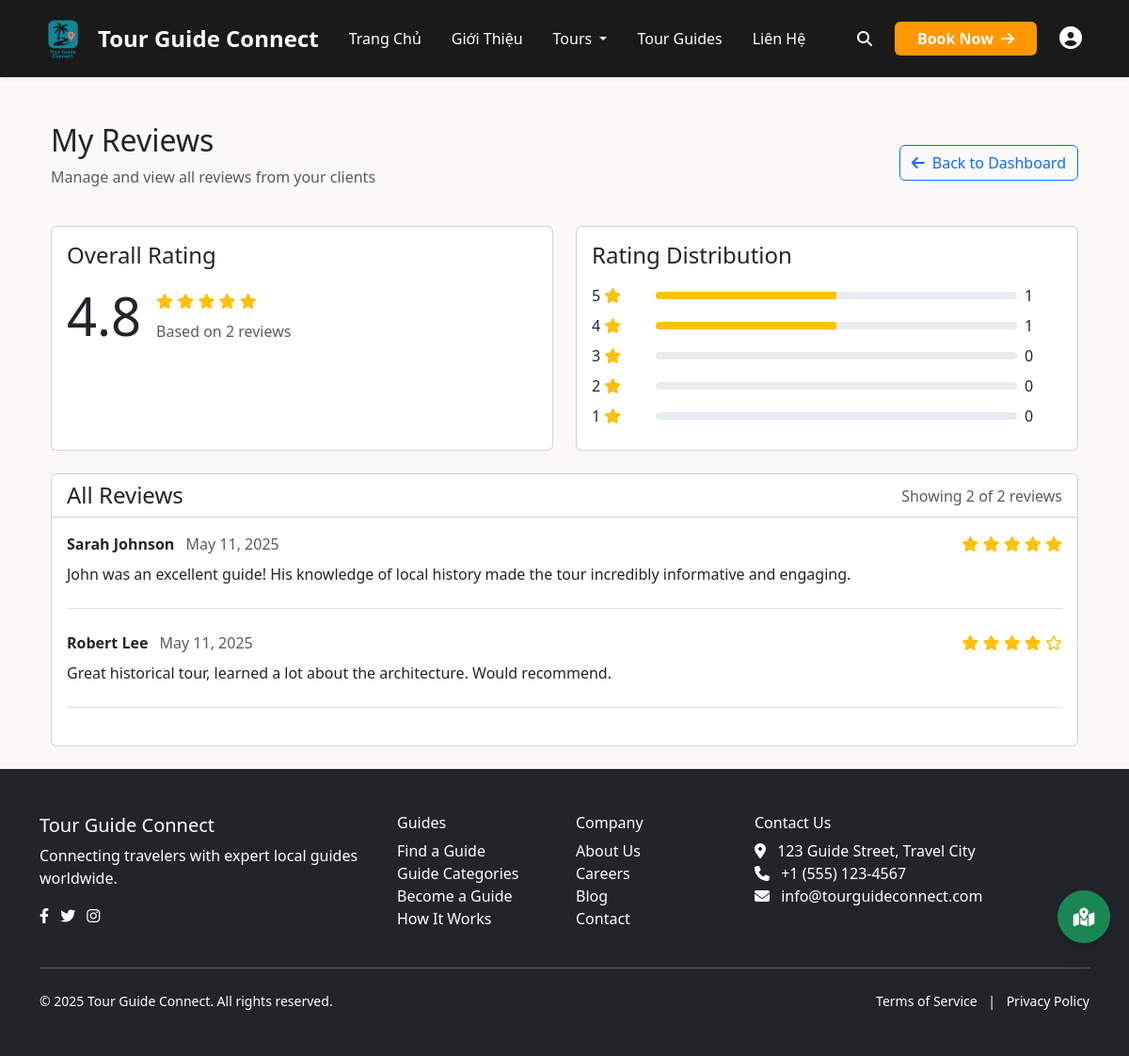
/guide/reviews (signed in), run on the app's committed database.
### tables this page shows
CREATE TABLE guide_profiles (
    id INT AUTO_INCREMENT PRIMARY KEY,
    user_id INT NOT NULL UNIQUE,
    bio TEXT NOT NULL,
    location VARCHAR(100) NOT NULL,
    experience_years INT NOT NULL DEFAULT 0,
    hourly_rate DECIMAL(10, 2) NOT NULL,
    daily_rate DECIMAL(10, 2) NOT NULL,
    available BOOLEAN NOT NULL DEFAULT TRUE,
    featured BOOLEAN NOT NULL DEFAULT FALSE,
    availability_calendar JSON NULL,
    avg_rating DECIMAL(3, 2) DEFAULT 0,
    total_reviews INT DEFAULT 0,
    verified BOOLEAN NOT NULL DEFAULT FALSE,
    certification_info TEXT NULL,
    payment_info TEXT NULL,
    profile_image VARCHAR(255) DEFAULT NULL,
    FOREIGN KEY (user_id) REFERENCES users(id) ON DELETE CASCADE
);

CREATE TABLE guide_reviews (
    id INT AUTO_INCREMENT PRIMARY KEY,
    guide_id INT NOT NULL,
    user_id INT NOT NULL,
    rating INT NOT NULL CHECK (rating BETWEEN 1 AND 5),
    review_text TEXT NULL,
    created_at TIMESTAMP DEFAULT CURRENT_TIMESTAMP,
    updated_at TIMESTAMP DEFAULT CURRENT_TIMESTAMP ON UPDATE CURRENT_TIMESTAMP,
    status ENUM('pending', 'approved', 'rejected') NOT NULL DEFAULT 'pending',
    helpful_votes INT DEFAULT 0,
    FOREIGN KEY (guide_id) REFERENCES guide_profiles(id) ON DELETE CASCADE,
    FOREIGN KEY (user_id) REFERENCES users(id) ON DELETE CASCADE
);

CREATE TABLE users (
    id INT AUTO_INCREMENT PRIMARY KEY,
    name VARCHAR(100) NOT NULL,
    email VARCHAR(100) NOT NULL UNIQUE,
    google_id VARCHAR(255) NULL,
    password VARCHAR(255) NOT NULL,
    user_type ENUM('user', 'guide', 'admin') NOT NULL DEFAULT 'user',
    profile_image VARCHAR(255) DEFAULT 'default.jpg',
    created_at TIMESTAMP DEFAULT CURRENT_TIMESTAMP,
    updated_at TIMESTAMP DEFAULT CURRENT_TIMESTAMP ON UPDATE CURRENT_TIMESTAMP,
    last_login TIMESTAMP NULL,
    status ENUM('active', 'inactive', 'pending', 'banned') NOT NULL DEFAULT 'pending',
    verification_token VARCHAR(100) NULL,
    reset_token VARCHAR(100) NULL,
    reset_token_expires TIMESTAMP NULL,
    phone VARCHAR(20) NULL,
    address TEXT NULL,
    hobbies TEXT NULL,
    UNIQUE INDEX google_id_idx (google_id)
);

### app/controllers/GuideController.php (called while the page is built, shortened)
<?php
class GuideController
{
    private $userModel;
    private $guideModel;
    public function __construct()
    {
        $this->userModel = new UserModel();
        $this->guideModel = new GuideModel();
    }
    private function getGuideProfile($userId)
    {
        if ($this->guideModel && method_exists($this->guideModel, 'getGuideProfileByUserId')) {
            return $this->guideModel->getGuideProfileByUserId($userId);
        }
         $db = new Database();
        $db->query('
            SELECT g.*, u.name, u.email, u.profile_image, u.created_at
            FROM guide_profiles g
            JOIN users u ON g.user_id = u.id
            WHERE u.id = :user_id
        ');
        $db->bind(':user_id', $userId);
        return $db->single();
    }
    private function getApprovedReviewCount($guideId)
    {
        if ($this->guideModel && method_exists($this->guideModel, 'getApprovedReviewCount')) {
            return $this->guideModel->getApprovedReviewCount($guideId);
        }
        $db = new Database();
        $db->query('
            SELECT COUNT(*) as count
            FROM guide_reviews
            WHERE guide_id = :guide_id AND status = "approved"
        ');
        $db->bind(':guide_id', $guideId);
        $result = $db->single();
        return $result ? $result->count : 0;
    }
    public function reviewsList()
    {
        $user = $this->userModel->findUserById($_SESSION['user_id']);
        $guide = $this->getGuideProfile($user->id);
        $reviews = $this->guideModel->getGuideReviews($guide->id);
        $reviewCount = $this->getApprovedReviewCount($guide->id);
        $data = [
            'title' => 'My Reviews',
            'guide' => $guide,
            'reviews' => $reviews,
            'total_reviews' => $reviewCount
        ];
        $this->loadView('tourGuides/GuideDashboard/reviews', $data);
    }
    private function loadView($view, $data = [])
    {
        extract($data);
        require_once VIEW_PATH . '/shares/header.php';
        require_once VIEW_PATH . '/' . $view . '.php';
        require_once VIEW_PATH . '/shares/footer.php';
    }
}

### index.php (called while the page is built, shortened)
<?php
require_once APP_PATH . '/config/database.php';
require_once HELPER_PATH . '/functions.php';
spl_autoload_register(function($className) {
    if (substr($className, -5) === 'Model') {
        $file = MODEL_PATH . '/' . $className . '.php';
        if (file_exists($file)) {
            return;
        }
    }
});
$uri = $_SERVER['REQUEST_URI'];
$base = dirname($_SERVER['SCRIPT_NAME']);
if (strpos($uri, $base) === 0) {
    $uri = substr($uri, strlen($base));
}
$uri = rtrim($uri, '/');
require_once APP_PATH . '/route.php';
handle_custom_routes(trim($uri, '/'), $routes);

### app/helpers/functions.php (called while the page is built, shortened)
<?php
function url($path = '') {
    return URL_ROOT . '/' . $path;
}

### app/config/database.php (called while the page is built, shortened)
<?php
class Database {
    private $host = DB_HOST;
    private $user = DB_USER;
    private $pass = DB_PASS;
    private $dbname = DB_NAME;
    private $dbh;
    private $stmt;
    public function __construct() {
        $dsn = 'mysql:host=' . $this->host . ';dbname=' . $this->dbname . ';charset=utf8mb4';
        $options = [
            PDO::ATTR_PERSISTENT => true,
            PDO::ATTR_ERRMODE => PDO::ERRMODE_EXCEPTION,
            PDO::ATTR_DEFAULT_FETCH_MODE => PDO::FETCH_OBJ,
            PDO::ATTR_EMULATE_PREPARES => false
        ];
        try {
            $this->dbh = new PDO($dsn, $this->user, $this->pass, $options);
        } catch(PDOException $e) {
            $this->error = $e->getMessage();
            error_log('Database Connection Error: ' . $this->error);
            echo '<div style="background-color: #f8d7da; color: #721c24; padding: 10px; margin: 10px 0; border: 1px solid #f5c6cb; border-radius: 5px;">';
            echo '<h3>Database Connection Error</h3>';
            echo '<p>Unable to connect to the database. Please try again later or contact the administrator.</p>';
            if (defined('ENVIRONMENT') && ENVIRONMENT === 'development') {
                echo '<p><strong>Error:</strong> ' . $this->error . '</p>';
            }
            echo '</div>';
            exit;
        }
    }
    public function query($sql) {
        $this->stmt = $this->dbh->prepare($sql);
    }
    public function bind($param, $value, $type = null) {
        if(is_null($type)) {
            switch(true) {
                case is_int($value):
                    $type = PDO::PARAM_INT;
                    break;
            }
        }
        $this->stmt->bindValue($param, $value, $type);
    }
    public function execute() {
        return $this->stmt->execute();
    }
    public function resultSet() {
        $this->execute();
        return $this->stmt->fetchAll();
    }
    public function single() {
        $this->execute();
        return $this->stmt->fetch();
    }
}

### app/models/UserModel.php (called while the page is built, shortened)
<?php
class UserModel
{
    private $db;
    public function __construct()
    {
        $this->db = new Database();
    }
    public function findUserById($id)
    {
        $this->db->query('SELECT * FROM users WHERE id = :id');
        $this->db->bind(':id', $id);
        $row = $this->db->single();
        return $row ? $row : false;
    }
}

### app/models/GuideModel.php (called while the page is built, shortened)
<?php
class GuideModel
{
    private $db;
    public function __construct()
    {
        $this->db = new Database();
    }
    public function getApprovedReviewCount($guideId)
    {
        $this->db->query('
            SELECT COUNT(*) as count
            FROM guide_reviews
            WHERE guide_id = :guide_id AND status = "approved"
        ');
        $this->db->bind(':guide_id', $guideId);
        $result = $this->db->single();
        return $result ? $result->count : 0;
    }
    public function getGuideReviews($guideId, $limit = null, $offset = null)
    {
        $sql = '
            SELECT r.*, u.name
            FROM guide_reviews r
            JOIN users u ON r.user_id = u.id
            WHERE r.guide_id = :guide_id AND r.status = "approved"
            ORDER BY r.created_at DESC
        ';
        $this->db->query($sql);
        $this->db->bind(':guide_id', $guideId);
        return $this->db->resultSet();
    }
    public function getGuideProfileByUserId($userId)
    {
        $this->db->query('
            SELECT g.*, u.name, u.email, u.profile_image, u.created_at
            FROM guide_profiles g
            JOIN users u ON g.user_id = u.id
            WHERE u.id = :user_id
        ');
        $this->db->bind(':user_id', $userId);
        return $this->db->single();
    }
}

### app/views/tourGuides/GuideDashboard/reviews.php (the view, shortened to what this page needs)
<div class="container mt-4">
    <div class="row">
        <div class="col-md-12">
            <div class="d-flex justify-content-between align-items-center mb-4">
                <div>
                    <h2>My Reviews</h2>
                    <p class="text-muted">Manage and view all reviews from your clients</p>
                </div>
                <a href="<?php echo url('guide/dashboard'); ?>" class="btn btn-outline-primary">
                    <i class="fas fa-arrow-left me-2"></i>Back to Dashboard
                </a>
            </div>
            <div class="row mb-4">
                <div class="col-md-6">
                    <div class="card h-100">
                        <div class="card-body">
                            <h4 class="card-title mb-3">Overall Rating</h4>
                            <div class="d-flex align-items-center">
                                <div class="display-4 me-3"><?php echo number_format($guide->avg_rating, 1); ?></div>
                                <div>
                                    <div class="mb-2">
                                        <?php for($i = 1; $i <= 5; $i++): ?>
                                            <?php if($i <= round($guide->avg_rating)): ?>
                                                <i class="fas fa-star text-warning"></i>
                                            <?php else: ?>
                                                <i class="far fa-star text-warning"></i>
                                            <?php endif; ?>
                                        <?php endfor; ?>
                                    </div>
                                    <div class="text-muted">
                                        Based on <?php echo $total_reviews; ?> <?php echo $total_reviews == 1 ? 'review' : 'reviews'; ?>
                                    </div>
                                </div>
                            </div>
                        </div>
                    </div>
                </div>
                <div class="col-md-6">
                    <div class="card h-100">
                        <div class="card-body">
                            <h4 class="card-title mb-3">Rating Distribution</h4>
                            <?php
                            $ratingCounts = array_fill(1, 5, 0);
                            foreach ($reviews as $review) {
                                $ratingCounts[$review->rating]++;
                            }
                            for ($i = 5; $i >= 1; $i--):
                                $percentage = $total_reviews > 0 ? ($ratingCounts[$i] / $total_reviews) * 100 : 0;
                            ?>
                                <div class="mb-2">
                                    <div class="d-flex align-items-center">
                                        <div class="me-2" style="width: 60px;">
                                            <?php echo $i; ?> <i class="fas fa-star text-warning"></i>
                                        </div>
                                        <div class="progress flex-grow-1" style="height: 8px;">
                                            <div class="progress-bar bg-warning" role="progressbar"
                                                 style="width: <?php echo $percentage; ?>%"
                                                 aria-valuenow="<?php echo $percentage; ?>"
                                                 aria-valuemin="0"
                                                 aria-valuemax="100"></div>
                                        </div>
                                        <div class="ms-2" style="width: 40px;">
                                            <?php echo $ratingCounts[$i]; ?>
                                        </div>
                                    </div>
                                </div>
                            <?php endfor; ?>
                        </div>
                    </div>
                </div>
            </div>
            <div class="card">
                <div class="card-header bg-white d-flex justify-content-between align-items-center">
                    <h4 class="mb-0">All Reviews</h4>
                    <div class="text-muted">
                        Showing <?php echo count($reviews); ?> of <?php echo $total_reviews; ?> reviews
                    </div>
                </div>
                <div class="card-body">
                    <?php if(!empty($reviews)): ?>
                        <?php foreach($reviews as $review): ?>
                            <div class="mb-4 pb-4 border-bottom">
                                <div class="d-flex justify-content-between mb-2">
                                    <div>
                                        <span class="fw-bold"><?php echo htmlspecialchars($review->name); ?></span>
                                        <span class="text-muted ms-2"><?php echo date('M d, Y', strtotime($review->created_at)); ?></span>
                                    </div>
                                    <div>
                                        <?php for($i = 1; $i <= 5; $i++): ?>
                                            <?php if($i <= $review->rating): ?>
                                                <i class="fas fa-star text-warning"></i>
                                            <?php else: ?>
                                                <i class="far fa-star text-warning"></i>
                                            <?php endif; ?>
                                        <?php endfor; ?>
                                    </div>
                                </div>
                                <p class="mb-0"><?php echo htmlspecialchars($review->review_text); ?></p>
                            </div>
                        <?php endforeach; ?>
                    <?php else: ?>
                        <div class="alert alert-info mb-0">
                            <i class="fas fa-info-circle me-2"></i> You don't have any reviews yet.
                        </div>
                    <?php endif; ?>
                </div>
            </div>
        </div>
    </div>
</div>

### app/route.php (shortened to what this page needs)
<?php
function handle_custom_routes($uri, $routes) {
    foreach ($routes as $route) {
        if (preg_match($route['pattern'], $uri, $matches)) {
            $controller = new $route['controller']();
            $params = [];
            call_user_func_array([$controller, $route['method']], $params);
            exit;
        }
    }
}

### public/css/style.css (style rules this page uses)
:root { --primary-green: #4CAF50; --orange: #FF9800; --dark-bg: #1a1a1a; --darker-bg: #2a2a2a; --light-gray: #f5f5f5; --warm-beige: #faf9f7; --warm-cream: #fffef9; }
body { background-color: var(--warm-beige) !important; min-height: 100vh; }
* { transition: color 0.3s ease, background-color 0.3s ease; }
.card { background-color: #ffffff !important; }

### data on the page
guide_profiles: avg_rating "4.8"
guide_reviews: user.name "Sarah Johnson", created_at "May 11, 2025", rating 5 (drawn), review_text "John was an excellent guide! His knowledge of local history made the tour incredibly informative and engaging."
guide_reviews: user.name "Robert Lee", created_at "May 11, 2025", rating 4 (drawn), review_text "Great historical tour, learned a lot about the architecture. Would recommend."

### other printed values
$ratingCounts[$i] "1"
$ratingCounts[$i] "0"
count($reviews) "2"
